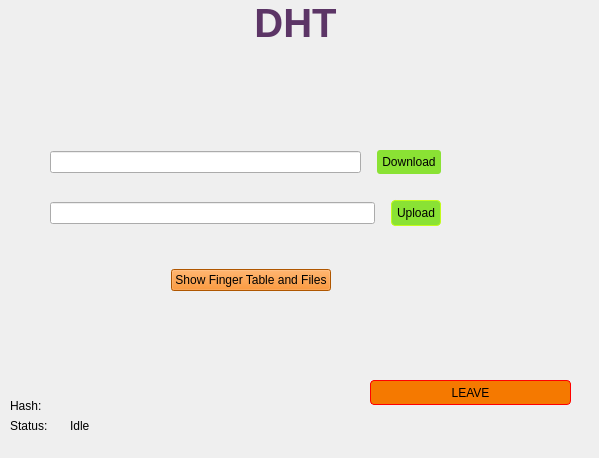
<?xml version="1.0" encoding="UTF-8"?>
<ui version="4.0">
 <class>MainWindow</class>
 <widget class="QMainWindow" name="MainWindow">
  <property name="geometry">
   <rect>
    <x>0</x>
    <y>0</y>
    <width>599</width>
    <height>458</height>
   </rect>
  </property>
  <property name="maximumSize">
   <size>
    <width>800</width>
    <height>600</height>
   </size>
  </property>
  <property name="windowTitle">
   <string>MainWindow</string>
  </property>
  <property name="styleSheet">
   <string notr="true">#centralwidget{background-image: url(:/images/background(2).jpg);}
</string>
  </property>
  <property name="tabShape">
   <enum>QTabWidget::Rounded</enum>
  </property>
  <widget class="QWidget" name="centralwidget">
   <widget class="QPushButton" name="leaveBtn">
    <property name="geometry">
     <rect>
      <x>370</x>
      <y>380</y>
      <width>201</width>
      <height>25</height>
     </rect>
    </property>
    <property name="whatsThis">
     <string>&lt;html&gt;&lt;head/&gt;&lt;body&gt;&lt;p&gt;Leave The DHT&lt;/p&gt;&lt;/body&gt;&lt;/html&gt;</string>
    </property>
    <property name="styleSheet">
     <string notr="true">#leaveBtn {background-color: rgb(204, 0, 0);border: 1px solid red;
	background-color: rgb(245, 121, 0);
border-radius: 4px;}</string>
    </property>
    <property name="text">
     <string>LEAVE</string>
    </property>
   </widget>
   <widget class="QLabel" name="appTitle">
    <property name="geometry">
     <rect>
      <x>130</x>
      <y>0</y>
      <width>331</width>
      <height>41</height>
     </rect>
    </property>
    <property name="text">
     <string>&lt;html&gt;&lt;head/&gt;&lt;body&gt;&lt;p align=&quot;center&quot;&gt;&lt;span style=&quot; font-size:30pt; font-weight:600; color:#5c3566;&quot;&gt;DHT&lt;/span&gt;&lt;/p&gt;&lt;/body&gt;&lt;/html&gt;</string>
    </property>
   </widget>
   <widget class="QLabel" name="status">
    <property name="geometry">
     <rect>
      <x>10</x>
      <y>410</y>
      <width>71</width>
      <height>31</height>
     </rect>
    </property>
    <property name="text">
     <string>Status:</string>
    </property>
   </widget>
   <widget class="QLabel" name="statusVal">
    <property name="geometry">
     <rect>
      <x>70</x>
      <y>410</y>
      <width>101</width>
      <height>31</height>
     </rect>
    </property>
    <property name="text">
     <string>Idle</string>
    </property>
   </widget>
   <widget class="QWidget" name="verticalLayoutWidget">
    <property name="geometry">
     <rect>
      <x>50</x>
      <y>140</y>
      <width>401</width>
      <height>151</height>
     </rect>
    </property>
    <layout class="QVBoxLayout" name="verticalLayout">
     <item>
      <layout class="QHBoxLayout" name="horizontalLayout_4">
       <item>
        <widget class="QLineEdit" name="downloadFile"/>
       </item>
       <item>
        <widget class="QPushButton" name="downloadBtn">
         <property name="styleSheet">
          <string notr="true">background-color: rgb(138, 226, 52); border: 0.5 px solid rgb(195, 252, 27);
border-radius: 3px;
margin:10px;
padding : 5px;</string>
         </property>
         <property name="text">
          <string>Download</string>
         </property>
        </widget>
       </item>
      </layout>
     </item>
     <item>
      <layout class="QHBoxLayout" name="horizontalLayout_6">
       <item>
        <widget class="QLineEdit" name="uploadFile"/>
       </item>
       <item>
        <widget class="QPushButton" name="uploadBtn">
         <property name="styleSheet">
          <string notr="true">background-color: rgb(138, 226, 52);border: 0.5px solid rgb(195, 252, 27); border-radius: 4px; padding: 5px; margin:10px;</string>
         </property>
         <property name="text">
          <string>Upload</string>
         </property>
        </widget>
       </item>
      </layout>
     </item>
     <item>
      <spacer name="verticalSpacer">
       <property name="orientation">
        <enum>Qt::Vertical</enum>
       </property>
       <property name="sizeHint" stdset="0">
        <size>
         <width>20</width>
         <height>40</height>
        </size>
       </property>
      </spacer>
     </item>
     <item>
      <layout class="QHBoxLayout" name="horizontalLayout_7">
       <item>
        <spacer name="horizontalSpacer">
         <property name="orientation">
          <enum>Qt::Horizontal</enum>
         </property>
         <property name="sizeHint" stdset="0">
          <size>
           <width>40</width>
           <height>20</height>
          </size>
         </property>
        </spacer>
       </item>
       <item>
        <widget class="QPushButton" name="showTab">
         <property name="styleSheet">
          <string notr="true">background-color: rgb(245, 121, 0);</string>
         </property>
         <property name="text">
          <string>Show Finger Table and Files</string>
         </property>
        </widget>
       </item>
       <item>
        <spacer name="horizontalSpacer_2">
         <property name="orientation">
          <enum>Qt::Horizontal</enum>
         </property>
         <property name="sizeHint" stdset="0">
          <size>
           <width>40</width>
           <height>20</height>
          </size>
         </property>
        </spacer>
       </item>
      </layout>
     </item>
    </layout>
   </widget>
   <widget class="QWidget" name="horizontalLayoutWidget_4">
    <property name="geometry">
     <rect>
      <x>10</x>
      <y>390</y>
      <width>160</width>
      <height>31</height>
     </rect>
    </property>
    <layout class="QHBoxLayout" name="horizontalLayout_8">
     <item>
      <widget class="QLabel" name="port">
       <property name="text">
        <string>Hash:</string>
       </property>
      </widget>
     </item>
     <item>
      <widget class="QLabel" name="portNo">
       <property name="text">
        <string/>
       </property>
      </widget>
     </item>
    </layout>
   </widget>
  </widget>
  <widget class="QMenuBar" name="menubar">
   <property name="geometry">
    <rect>
     <x>0</x>
     <y>0</y>
     <width>599</width>
     <height>22</height>
    </rect>
   </property>
  </widget>
 </widget>
 <resources>
  <include location="../../Downloads/Resources.qrc"/>
  <include location="images.qrc"/>
 </resources>
 <connections/>
</ui>
